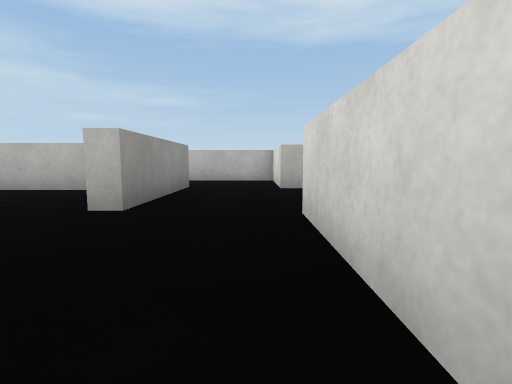
[1] (above)

16 first-person views from a walk through a Unity game level. The camera is 0.55 m above the floor, tilts 6° down and sees 85° across. The floor is counted in squares, 1 m on a side. Each view is taken from the middle of a square. On the plan, view 1 faces up. The plan holds only what a view shows up to about 9 squares ahead; the rest is blank. The place goes on beyond the plan. The player character is not drawn. Surface patterns are stand-ins for the level's own textures.

[2]
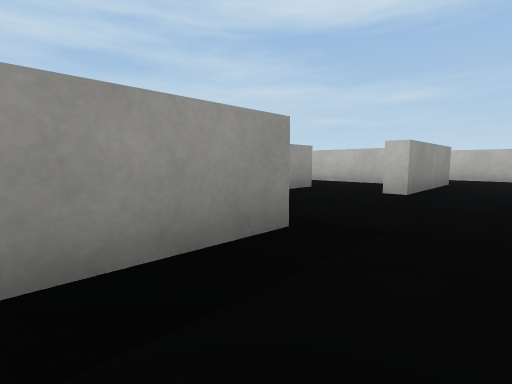

[3]
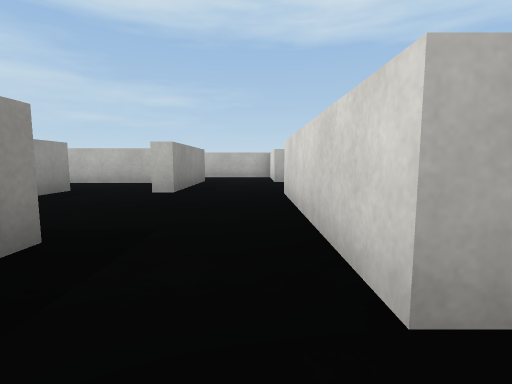

[4]
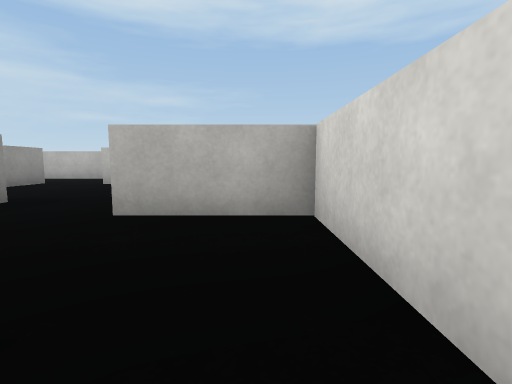

[5]
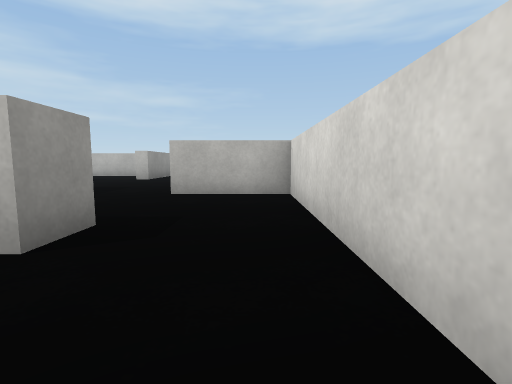

[6]
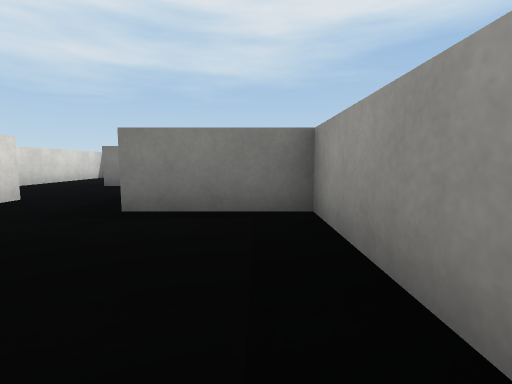

[7]
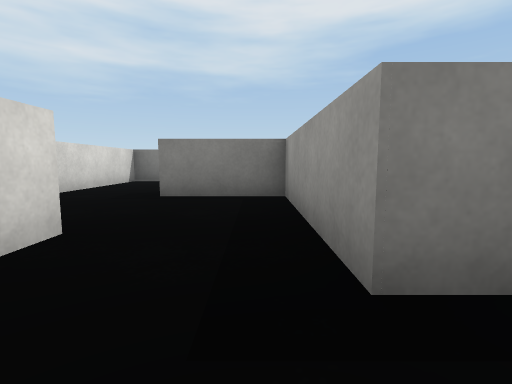

[8]
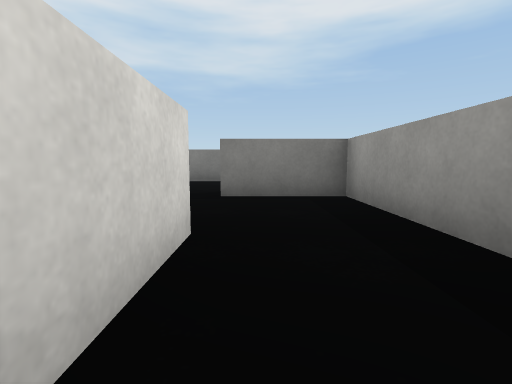

[9]
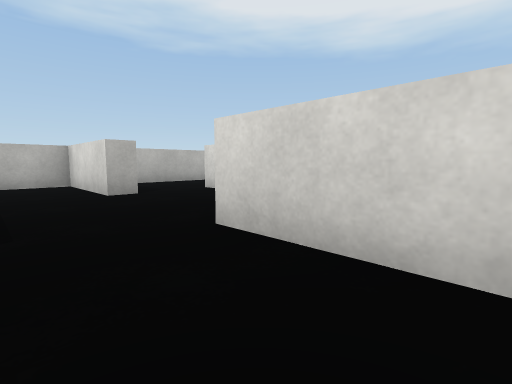

[10]
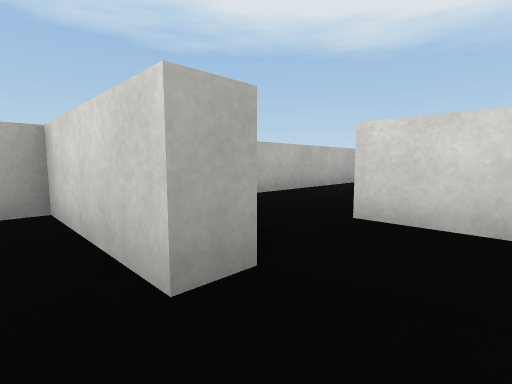

[11]
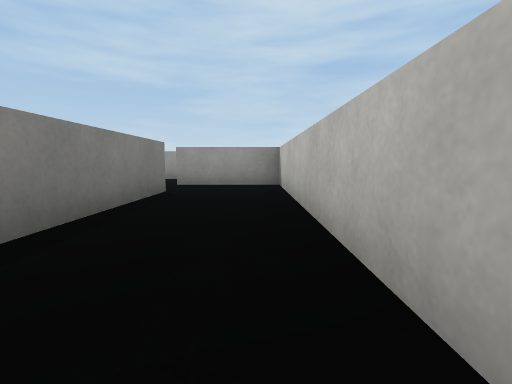

[12]
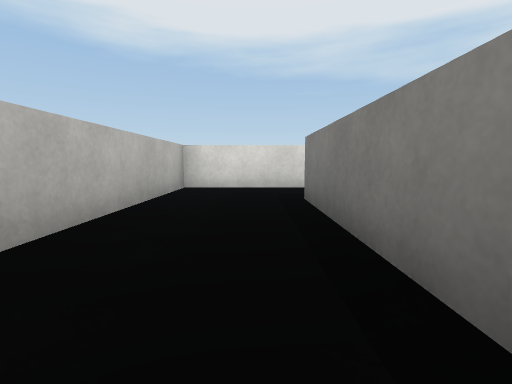

[13]
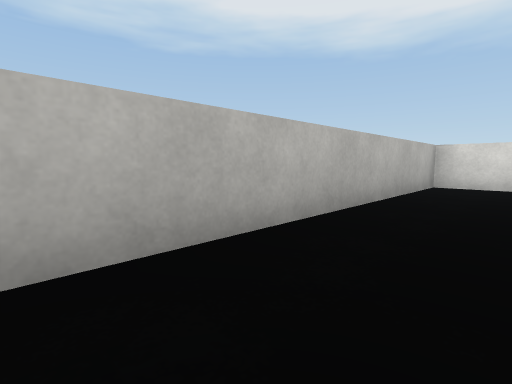

[14]
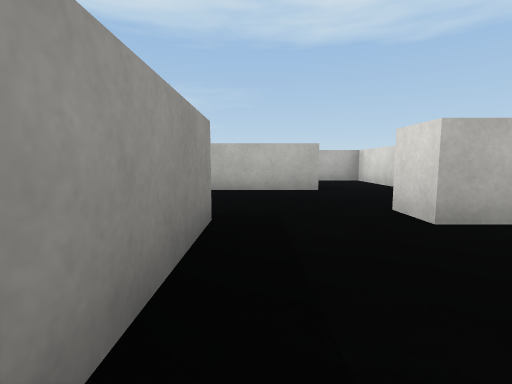

[15]
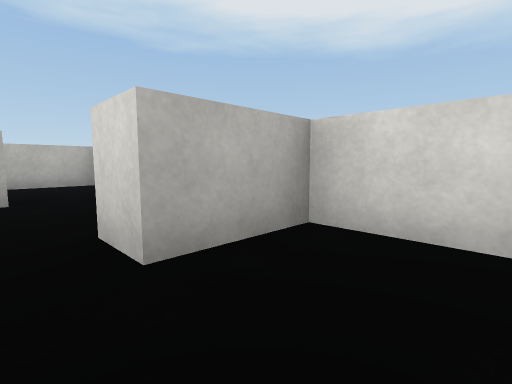

[16]
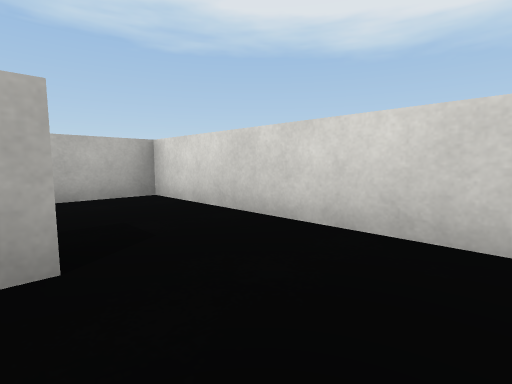

### Floor plan
Points are (right, up) in squares from view 1. A wall is a line through its corners. A room is listed if a view was taken in it or the views show most of it. See-through windows are left out.
Room 1 (views 1, 6, 7, 8, 9, 10)
walls: (-1.5, 6.4) (-1.5, 3.2) (-2, 3.2); (-3.6, 3.5) (-3.6, -0.1) (-1.5, -0.1) (-1.5, -1.6); (1, 6) (0.5, 6) (0.5, 8.6) (-2.1, 8.6); (2.6, 5) (2.6, 6.3); (0.5, -1.1) (0.5, 3.1)
ways out: opening at (-0.5, -0.5) to room 2; opening at (2, 7) to room 3; opening at (-3, 3)
Room 2 (views 2, 3, 4, 5)
walls: (1, -7.3) (2.6, -7.3) (2.6, -1.1) (0.5, -1.1); (-1.5, -1.6) (-1.5, -3.6)
ways out: opening at (-0.5, -0.5) to room 1
objects: white block (-1, -4) to (0, -4)
Room 3 (views 11, 12, 13)
walls: (2.6, 6.3) (7.4, 6.3); (9.1, 5.5) (9.1, 8.6) (1, 8.6) (1, 6)
ways out: opening at (2, 7) to room 1; opening at (8, 6) to room 4
Room 4 (views 14, 15, 16)
walls: (5.6, 2.8) (5.6, 0.4); (9.1, 1) (9.1, 2.5) (7.6, 2.5) (7.6, 3.2); (9.1, 4) (9.1, 5.5); (7.4, 5.6) (5, 5.6)
ways out: opening at (8, 6) to room 3

Where each view was taken, in squares from view 1:
view 1: 0 up, 0 right, facing up
view 2: 2 down, 0 right, facing up-left
view 3: 2 down, 0 right, facing up
view 4: 4 down, 2 right, facing up
view 5: 6 down, 2 right, facing up
view 6: 3 up, 3 left, facing down
view 7: 1 up, 1 left, facing down
view 8: 1 up, 0 right, facing down
view 9: 1 up, 1 left, facing up-right
view 10: 5 up, 0 right, facing up-right
view 11: 8 up, 8 right, facing left
view 12: 7 up, 3 right, facing right
view 13: 7 up, 2 right, facing up-right
view 14: 0 up, 6 right, facing up
view 15: 1 up, 7 right, facing up-right
view 16: 4 up, 7 right, facing up-right
